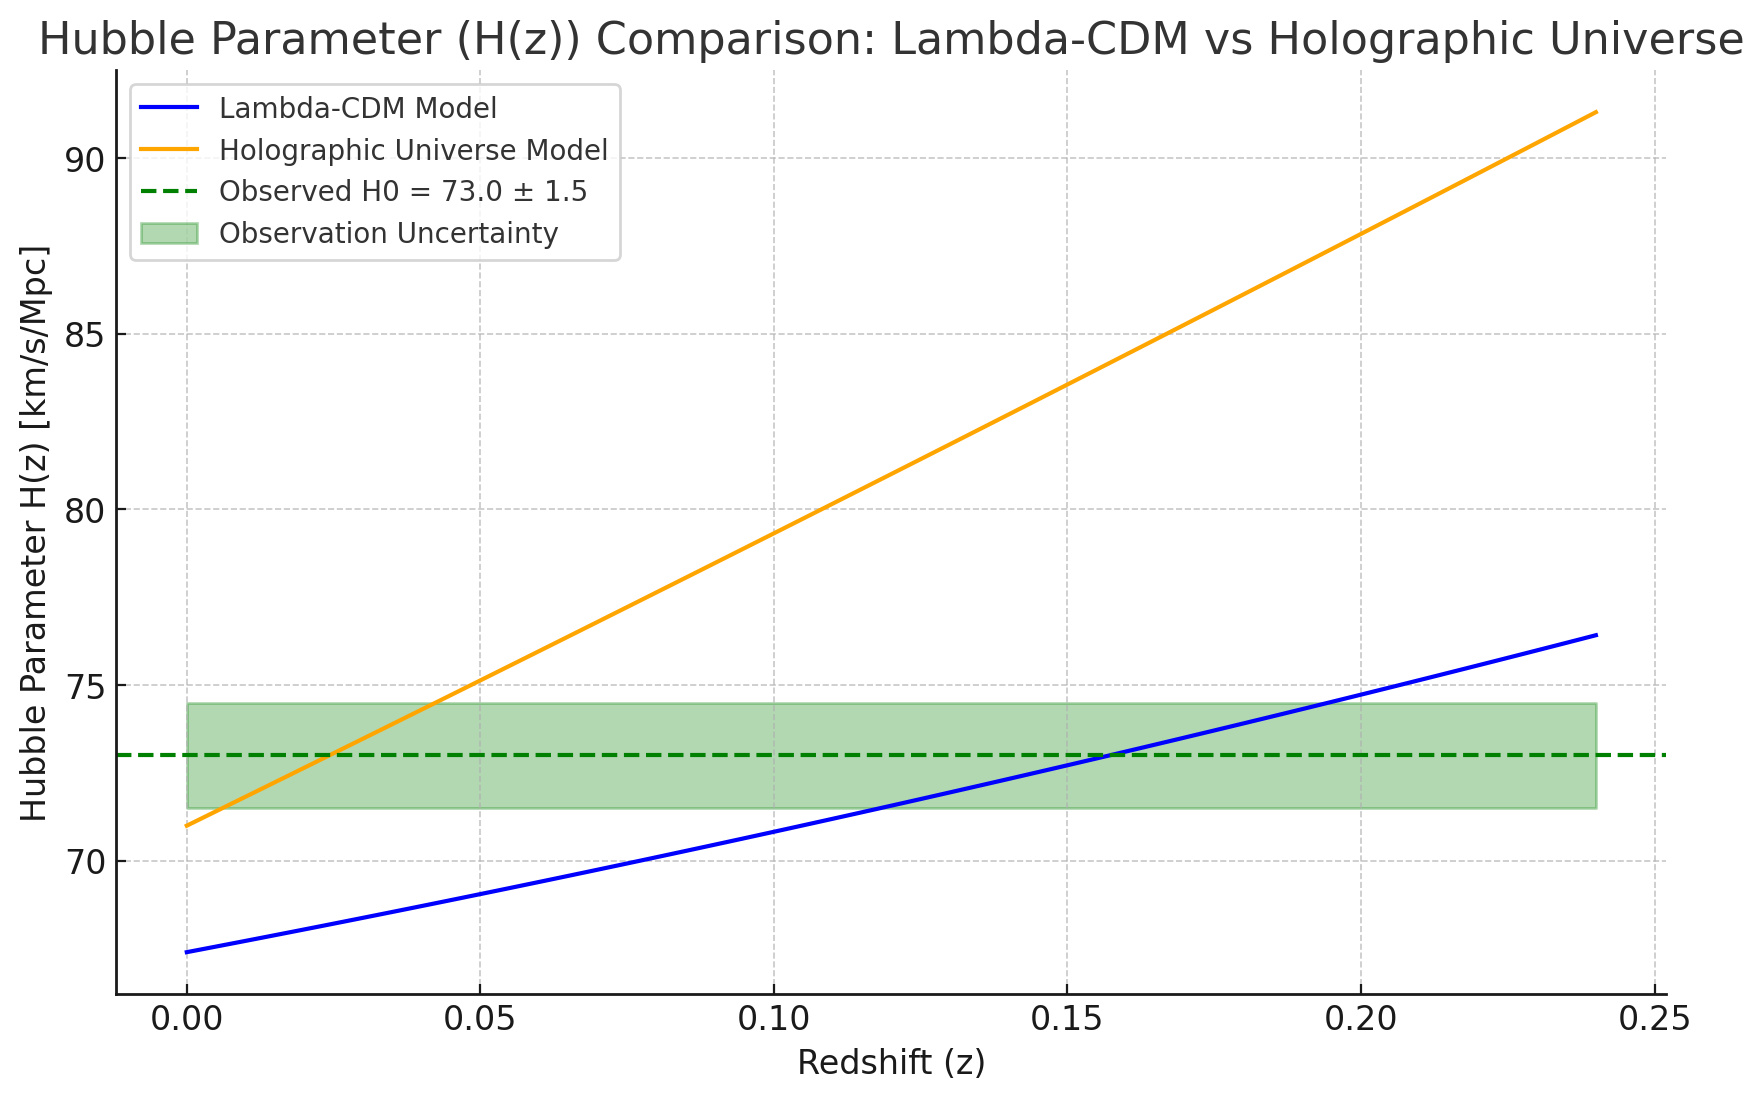

Write the Python code that produced this figure.
import matplotlib.pyplot as plt
import numpy as np

# Constants and parameters
H0_lambda_CDM = 67.4  # Lambda-CDM Hubble constant (km/s/Mpc)
H0_holographic = 71.0  # Holographic Universe Hubble constant (km/s/Mpc)
H0_observed = 73.0  # Observed local Hubble constant (km/s/Mpc)
H0_observed_err = 1.5  # Observational uncertainty (km/s/Mpc)
Omega_m = 0.315  # Matter density parameter (Planck 2018)
Omega_Lambda = 1 - Omega_m  # Dark energy density (flat universe assumption)
Omega_holo = 1 - Omega_m  # Energy density for the Holographic Universe
n = 2  # Exponent for holographic corrections

# Define restricted redshift range for plotting
z_restricted = np.linspace(0, 0.24, 100)

# Lambda-CDM H(z) calculation
H_lambda_CDM_restricted = H0_lambda_CDM * np.sqrt(Omega_m * (1 + z_restricted)**3 + Omega_Lambda)

# Holographic Universe H(z) calculation
H_holographic_restricted = H0_holographic * np.sqrt(Omega_m * (1 + z_restricted)**3 + Omega_holo * (1 + z_restricted)**n)

# Plotting
plt.figure(figsize=(10, 6))

# Lambda-CDM model curve
plt.plot(z_restricted, H_lambda_CDM_restricted, label="Lambda-CDM Model", color="blue")

# Holographic Universe model curve
plt.plot(z_restricted, H_holographic_restricted, label="Holographic Universe Model", color="orange")

# Observational H0 as a horizontal line
plt.axhline(y=H0_observed, color='green', linestyle='--', label=f"Observed H0 = {H0_observed} ± {H0_observed_err}")

# Fill uncertainty band for the observed H0
plt.fill_between(z_restricted, H0_observed - H0_observed_err, H0_observed + H0_observed_err, color='green', alpha=0.3, label="Observation Uncertainty")

# Title and axis labels
plt.title("Hubble Parameter (H(z)) Comparison: Lambda-CDM vs Holographic Universe")
plt.xlabel("Redshift (z)")
plt.ylabel("Hubble Parameter H(z) [km/s/Mpc]")

# Legend and grid
plt.legend(loc="upper left")
plt.grid(True)

# Show plot
plt.show()
